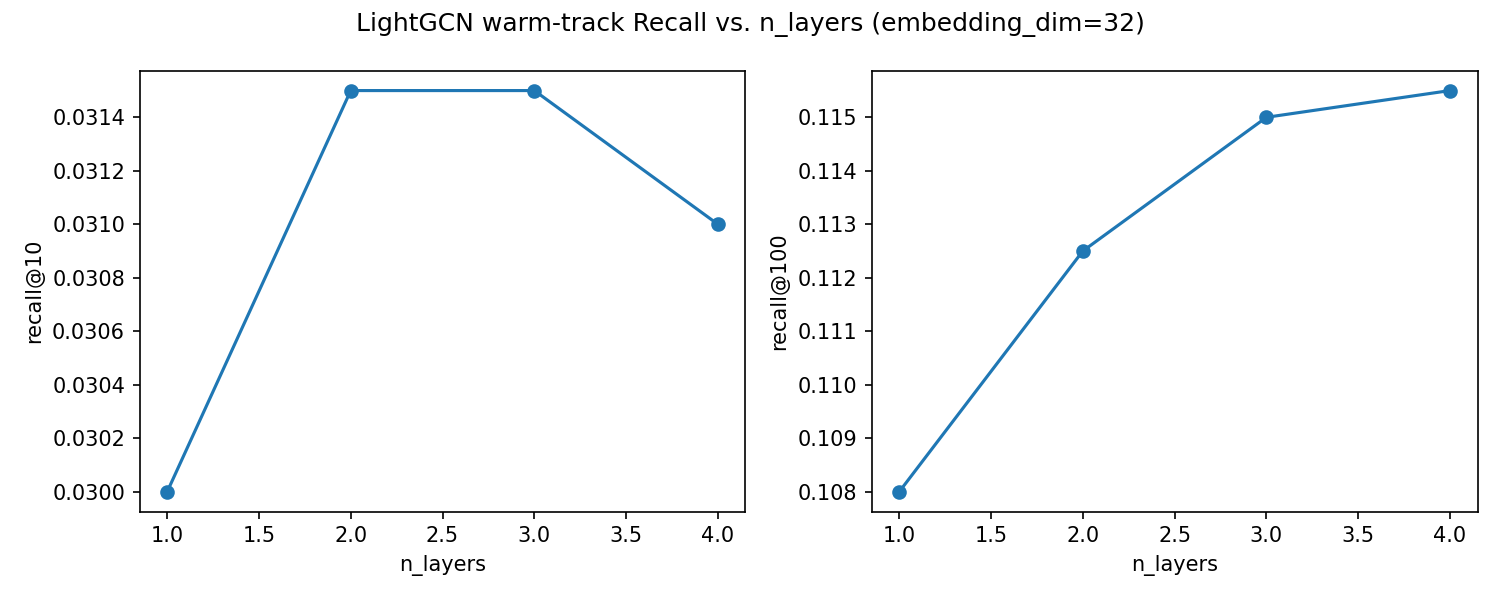

Write the Python code that produced this figure.
"""LightGCN: effect of n_layers (embedding_dim fixed at 32) -- exploration.

NOT part of the official Stage 1 model menu. Companion to
lightgcn_dim_sweep.py -- isolates the propagation-depth knob. GCN
literature generally expects diminishing or negative returns past ~3-4
layers (oversmoothing), so this checks whether that pattern holds here.

Run from the project root:

    python experiments/deep_cf/lightgcn_layers_sweep.py
"""
from __future__ import annotations

import sys
import warnings
from pathlib import Path

warnings.filterwarnings("ignore")
# Allow running directly from the project root after the move under experiments/.
sys.path.insert(0, str(Path(__file__).resolve().parents[2]))

import matplotlib.pyplot as plt
import pandas as pd

from src.data.loader import load_train_interactions, time_based_split
from src.eval.harness import evaluate
from experiments.deep_cf.lightgcn import LightGCNRecommender

N_USERS = 2000
SEED = 42
EPOCHS = 15
LAYERS = (1, 2, 3, 4)

full = load_train_interactions()
train, _ = time_based_split(full, holdout_per_user=1)

rows = []
for n_layers in LAYERS:
    model = LightGCNRecommender(embedding_dim=32, n_layers=n_layers, epochs=EPOCHS,
                                 batch_size=8192, seed=SEED, verbose=False).fit(train)
    r = evaluate(model, track="warm", k_values=(10, 100), n_users=N_USERS, seed=SEED)
    rows.append({"n_layers": n_layers, "recall@10": r["recall@10"], "recall@100": r["recall@100"]})
    print(f"LightGCN layers={n_layers}  R@10={r['recall@10']:.4f}  R@100={r['recall@100']:.4f}")

table = pd.DataFrame(rows)
print("\n", table.round(4))
table.to_csv("lightgcn_layers_sweep.csv", index=False)

fig, axes = plt.subplots(1, 2, figsize=(10, 4), sharex=True)
for ax, metric in zip(axes, ("recall@10", "recall@100")):
    ax.plot(table["n_layers"], table[metric], marker="o")
    ax.set_xlabel("n_layers")
    ax.set_ylabel(metric)
fig.suptitle("LightGCN warm-track Recall vs. n_layers (embedding_dim=32)")
fig.tight_layout()
fig.savefig("lightgcn_layers_sweep.png", dpi=150)
print("\nSaved plot to lightgcn_layers_sweep.png")
